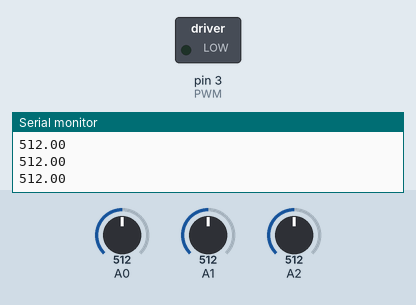
The sketch below on a simulated Arduino Uno, built with avr-gcc and run on an emulated ATmega328P. Parts: switched loads named in the sketch (green lamp = pin HIGH), the last lines printed to the serial monitor. The test bench sets the inputs (shaded band); at power-on: A0 = 512, A1 = 512, A2 = 512.

Above: at 1.2 s.
1.3 s: A0 set to 716
At 2.69 s:
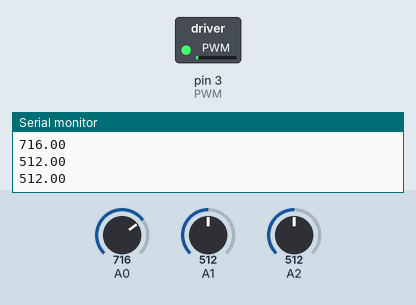
4.3 s: A1 set to 306
At 5.54 s:
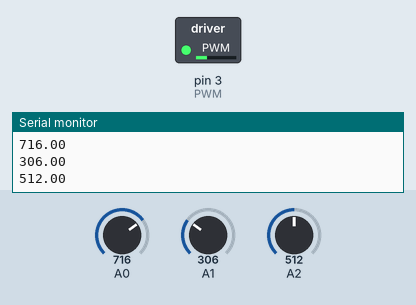
7.3 s: A0 set to 306
8.8 s: A1 set to 302
At 10.6 s:
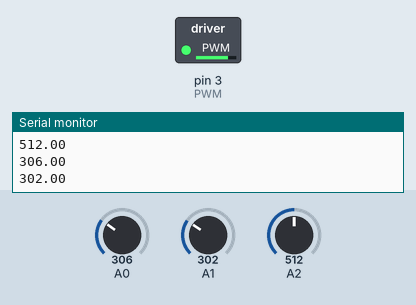
Timing chart, 0 to 12.8 s (numbered marks = the images above; inputs shaded):
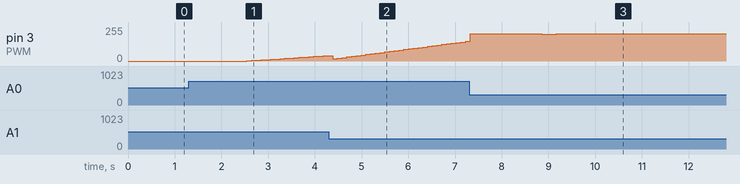

The sketch:

ControladorMotores.ino
```cpp
//Proyeto Final
//Control Digital de un Sistema
//Informatica Industrial
//Fernando Flores Pérez

#define PWM 3 //Pin digital del PWM

// Variables medidas analogicamente
float Ref; //Referencia
float s_n; //Lectura del sensor
float medicionPWM; //Lectura del PWM

// Variables calculadas digitalmente
float y_n; //Salida del controlador presente
float y_n_PWM;
float e_n; //Error presente
float e_n_1; //Error de la muestra pasada
float e_n_2;
float y_n_1; //Salida del controlador de la muestra pasada

// Constantes obtenidas del sistema
float a0;
float a1;
float a2;
float b0;


void setup() {
  pinMode(PWM,OUTPUT); //Configura el pin del PWM como salida
  Serial.begin(9600); //Inicializa la comunicacion serial

  // Inicializacion de datos para el control discreto
  e_n_1=0;
  e_n_2=0;
  y_n_1=0;

  // Constantes del sistema obtenidas con la discretizacion en matlab
  a0=-0.125576;
  a1=0.13687;
  a2=0;
  b0=1;
}

void loop() {
  medicionPWM=analogRead(A2);

  Ref=analogRead(A0); //Puerto A0 es la referencia
  s_n=analogRead(A1); //Puerto A1 es el sistema
  e_n=Ref-s_n; //Calcula el error
  y_n=a0*e_n+a1*e_n_1+a2*e_n_2+b0*y_n_1; //Formula general para los controladores

  y_n_PWM=y_n;

  // Limites para y(n)
  if(y_n>=1023){ //Condicion que limita el PWM para no quemar la tarjeta
      y_n=1023; //Limita el valor maximo de y_n para evitar esperar
  }

  // Limites para el PWM
  if(y_n_PWM>=0 && y_n_PWM<=255){
    analogWrite(PWM,y_n_PWM); //Genera el PWM
  }
  else if(y_n_PWM<0){
    analogWrite(PWM,0);
  }
  else{
    analogWrite(PWM,255);
  }

  // Actualizacion de datos
  e_n_2=e_n_1;
  e_n_1=e_n;
  y_n_1=y_n;

  // Graficaras
  Serial.println(Ref); //Grafica la señal de la referencia
  Serial.println(s_n); //Grafica la señal del sensor
  Serial.println(medicionPWM); //Grafica la señal del PWM

  delay(100);  // Periodo de muestro en milisegundos
}
```

Measured:
- the behaviour switches between 303 and 302 on A1 (found by bisection; images 2 and 3)
- after the input at 1.3 s, pin 3 (PWM): moves from 0/255 to 41/255 over 1.7 s, starting after 1.2 s
- after the input at 8.8 s, pin 3 (PWM): 203/255 → 202/255 after 0.06 s, → 203/255 0.31 s later, → 204/255 2.2 s later
